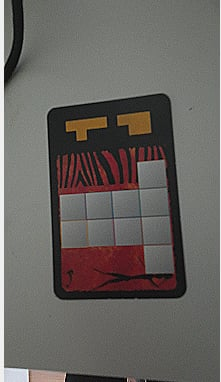
#> input picture Ubongo Card Solver using Computer Vision/codes/Images/another.jpeg, 221 x 382 px, given in place of the camera
$ python main.py
#> lines starting #> are read from the running program, lines starting #| are printed output that depends on the picture; after the words box and inside, x2 and y2 are one past the last pixel; in counts of white or black regions, pixels touching at a corner belong together
#> further down, frame is the input picture: shape (382, 221, 3); mean B, G, R 95.5, 99.3, 103.3
### Ubongo Card Solver using Computer Vision/codes/ImgPro.py
import cv2 as cv
import numpy as np
import random as rd
from matplotlib import pyplot as plt
import math

# average taken from blue.jpeg
RefAvgPi =  58.58403333333333
RefAvgPu =  88.80224444444445

FIXEDWIDTH = 400
FIXEDHEIGHT = 600
DebugMode = True
CANNY_THRESH = 115


def ContourDraw(width, height, contours):

    rd.seed(1384)

    # Get the moments
    mu = [None] * len(contours)
    for i in range(len(contours)):
        mu[i] = cv.moments(contours[i])
    # Get the mass centers
    mc = [None] * len(contours)
    for i in range(len(contours)):
        # add 1e-5 to avoid division by zeroRefAvgPi
        mc[i] = (mu[i]['m10'] / (mu[i]['m00'] + 1e-5), mu[i]['m01'] / (mu[i]['m00'] + 1e-5))
    ret = np.zeros((height, width, 3), dtype=np.uint8)
    for i in range(len(contours)):
        cv.drawContours(ret, contours, i, (rd.randrange(0, 255), rd.randrange(0, 255), rd.randrange(0, 255)), 2)
        cv.circle(ret, (int(mc[i][0]), int(mc[i][1])), 4, (rd.randrange(0, 255), rd.randrange(0, 255), rd.randrange(0, 255)), -1)

    # Print all contours
    # print("-------------------------------------")
    # for i in range(len(contours)):
    #     print(' * Contour[%d] - Area (M_00) = %.2f - Area OpenCV: %.2f - Length: %.2f' % (i, mu[i]['m00'],
    #                                                                                       cv.contourArea(contours[i]),
    #                                                                                       cv.arcLength(contours[i],
    #                                                                                                    True)))

    return ret

def Perpendicular(col, width, height):
#> called with width = 221, height = 382
    grey = cv.cvtColor(col, cv.COLOR_BGR2GRAY)
    canny_output = cv.Canny(grey, CANNY_THRESH, CANNY_THRESH * 2)
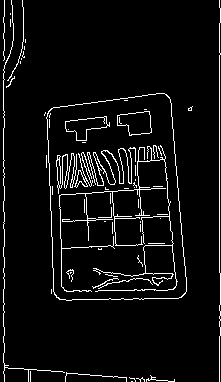
#> canny_output: shape (382, 221); 5.4% white in thin lines or dots
    # Return pair: (Contours, Hierarchy)
    contours,_ = cv.findContours(canny_output, cv.RETR_TREE, cv.CHAIN_APPROX_SIMPLE)
#> contours = 76 contours, 65 with area under 20; largest, box (x1, y1, x2, y2) and area: (46, 93, 187, 301) 25472, (46, 93, 187, 301) 25455, (117, 111, 152, 136) 592, (117, 111, 152, 136) 588, (65, 116, 110, 141) 538


    # POLYGON APPROXIMATION (GEMINI)-----------------------------------------------------------------------------------------------------------------
    # Calculate the perimeter (arc length)
    CardBound = contours[0]
#> CardBound = [[131, 381], [132, 381]]
    for i in range(len(contours)):
        if cv.contourArea(CardBound) < cv.contourArea(contours[i]): CardBound = contours[i]
#> this loop made 76 passes
#> after the loop, CardBound = contour of 122 points, box (x1, y1, x2, y2) (46, 93, 187, 301), area 25472
    perimeter = cv.arcLength(CardBound, True)
#> perimeter = 661

    # Approximate the contour to a polygon
    # The epsilon (0.02 * perimeter) determines the precision
    epsilon = 0.02 * perimeter
#> epsilon = 13.22
    approx = cv.approxPolyDP(CardBound, epsilon, True)
#> approx = [[166, 94], [48, 111], [59, 299], [185, 293]]

    # Check if the approximated polygon has 4 vertices
    if len(approx) == 4:
        corners = approx.reshape(4, 2)
#> corners = [[166, 94], [48, 111], [59, 299], [185, 293]]
    else:
        print("Cannot approximate")
        return -1


    # Draw contours
    if DebugMode == True:
        drawing = ContourDraw(width, height,  contours)
#> in ContourDraw, `mu = [None] * len(contours)`: mu = 76 items
#> the loop in ContourDraw, `for i in range(len(contours)):` made 76 passes
#> after the loop in ContourDraw, `for i in range(len(contours)):`: mc = 76 pairs, first value 0 to 189.7, second value 0 to 378.8
        drawing = cv.circle(drawing, (corners[0][0], corners[0][1]), 1, (0, 0, 255), 5)
#> drawing: shape (382, 221, 3); mean of channels 0, 1, 2 20.6, 22.1, 24.2
        drawing = cv.circle(drawing, (corners[1][0], corners[1][1]), 1, (0, 0, 255), 5)
#> drawing: shape (382, 221, 3); mean of channels 0, 1, 2 20.6, 22, 24.3
        drawing = cv.circle(drawing, (corners[2][0], corners[2][1]), 1, (0, 0, 255), 5)
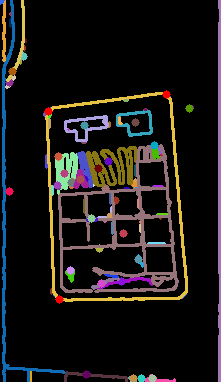
#> drawing: shape (382, 221, 3); mean of channels 0, 1, 2 20.6, 21.9, 24.4; drawn as B, G, R
        drawing = cv.circle(drawing, (corners[3][0], corners[3][1]), 1, (0, 0, 255), 5)
#> drawing: shape (382, 221, 3); 0.06% of pixels changed, all inside (x1, y1, x2, y2) = (181, 289, 190, 298)
        cv.imshow('Card Contour Points', drawing)
    # -----------------------------------------------------------------------------------------------------------------------------------------------
    # print(corners)

    rect = np.zeros((4, 2), dtype="float32")

    # New Method: Pick one corner, find the distance to other corners: closest->short vertice; furthest->diag
    dist_list = [np.sqrt((corners[0][0] - corners[i][0]) ** 2 + (corners[0][1] - corners[i][1]) ** 2) for i in range(1, 4)]
#> dist_list = [119.2, 231.2, 199.9]

    dist_arr = np.array(dist_list)
#> dist_arr = [119.2, 231.2, 199.9]
    sorted_indices = dist_arr.argsort()
#> sorted_indices = [0, 2, 1]
    # print(sorted_indices)

    rect[0] = corners[0]
    rect[1] = corners[sorted_indices[0] + 1]
    rect[2] = corners[sorted_indices[2] + 1]
    rect[3] = corners[sorted_indices[1] + 1]

    # # Old Method
    # s = corners.sum(axis=1)
    # rect[0] = corners[np.argmin(s)]
    # rect[2] = corners[np.argmax(s)]
    #
    # # 2. Difference of coordinates (y-x)
    # # Top-Right has smallest difference; Bottom-Left has largest difference
    # diff = np.diff(corners, axis=1)
    # rect[1] = corners[np.argmin(diff)]
    # rect[3] = corners[np.argmax(diff)]
    #
    # # drawing = cv.circle(drawing, (CardBound[2] + CardBound[0], CardBound[3] + CardBound[1]), 1, (0, 0, 255), 5)
    #
    # print("Old Method = ", rect)


    pts1 = np.array(rect).reshape(4, 2).astype(np.float32)
    pts2 = np.float32([[0, 0], [width, 0], [width, height], [0, height]])

    M = cv.getPerspectiveTransform(pts1, pts2)
#> M = [[-1.96, 0.187, 307.7], [0.326, 2.26, -266.6], [0.000585, 0.000294, 1]]

    return cv.warpPerspective(col, M, (width, height))
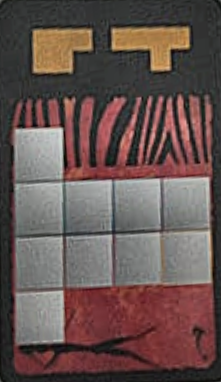
#> returned value: shape (382, 221, 3); mean of channels 0, 1, 2 80.6, 83.7, 102; drawn as B, G, R

def CardCut(img):
    # Sensor noise (pepper noise) removal
    img = cv.fastNlMeansDenoisingColored(img, None, 10, 10, 7, 21)
#> img: shape (600, 400, 3)

    # Analyse the histogram of the top 25% and the bottom 25%
    height, width, _ = img.shape
    imgGray = cv.cvtColor(img, cv.COLOR_BGR2GRAY)
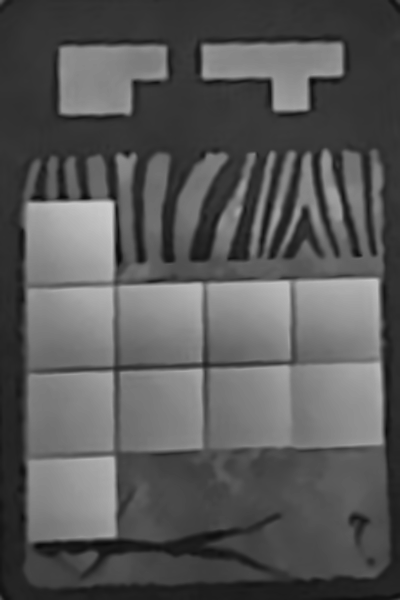
#> imgGray: shape (600, 400); min 7, max 206, mean 88.1
    top25_1D = imgGray[0:int(25 * height / 100), :].ravel()
    bot25_1D = imgGray[int(75 * height / 100):, :].ravel()

    # [17 lines of commented-out code are left out]
    if np.mean(top25_1D) > np.mean(bot25_1D):
        img = cv.flip(img, 0)
        # imgGray = cv.cvtColor(img, cv.COLOR_BGR2GRAY)
        print("Flipped")

    pieces = img[0:int(25 * height / 100), :]
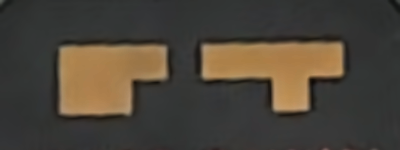
#> pieces: shape (150, 400, 3); mean of channels 0, 1, 2 57, 67.9, 75.5; drawn as B, G, R
    puzzle = img[int(25 * height / 100):, :]
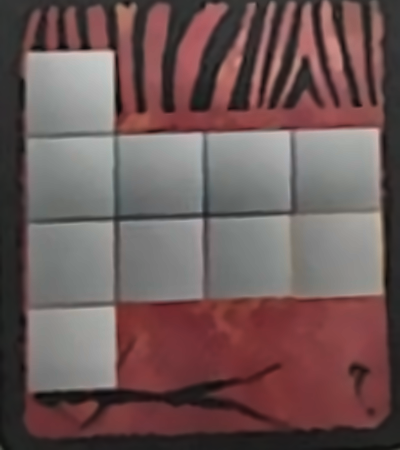
#> puzzle: shape (450, 400, 3); mean of channels 0, 1, 2 87.6, 88.2, 109.7; drawn as B, G, R


    return pieces, puzzle


    # Push the saturation of the images to the taken reference

    piecesHsv = cv.cvtColor(pieces, cv.COLOR_BGR2HSV)
    puzzleHsv = cv.cvtColor(puzzle, cv.COLOR_BGR2HSV)

    piecesMultiplier = RefAvgPi/np.mean(piecesHsv[:, :, 2])
    puzzleMultiplier = RefAvgPu/np.mean(puzzleHsv[:, :, 2])

    new_pieces_V = np.clip(piecesHsv[:, :, 2] * piecesMultiplier, 0, 255)
    new_puzzle_V = np.clip(puzzleHsv[:, :, 2] * puzzleMultiplier, 0, 255)

    piecesHsv[:, :, 2] = new_pieces_V
    puzzleHsv[:, :, 2] = new_puzzle_V

    piecesHsv = np.array(piecesHsv, dtype=np.uint8)
    puzzleHsv = np.array(puzzleHsv, dtype=np.uint8)


    retPi = cv.cvtColor(piecesHsv, cv.COLOR_HSV2BGR)
    retPu = cv.cvtColor(puzzleHsv, cv.COLOR_HSV2BGR)

    return retPi, retPu
    # return pieces, puzzle


# WORK IN PROGRESS ---------------------------------------------------------------------------------------------------
def GetPuzzle(img):
    sat_thres = 50
    erIt = 6            #Number of erosion using a 3x3 kernel

    h, w, _ = img.shape


    # Method: Static Threshold
    imgHSV = cv.cvtColor(img, cv.COLOR_BGR2HSV)
#> imgHSV: shape (450, 400, 3); mean H, S, V 62.8, 56.7, 110.5
    # Use pixel saturation to check for white pixels
    thres_mask = imgHSV[:, :, 1] > sat_thres
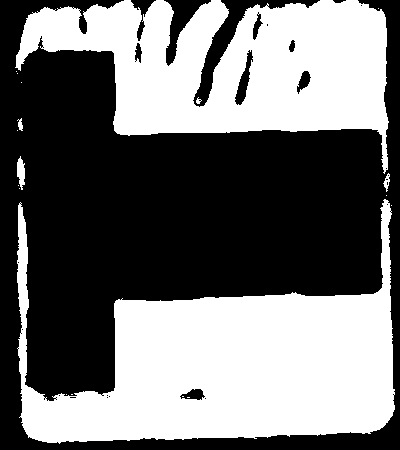
#> thres_mask: shape (450, 400) bool; 44.9% white; 19 white regions (13 under 20 px), largest, box (x1, y1, x2, y2) and area: (17, 199, 395, 444) 45153, (15, 0, 389, 174) 35351, (17, 156, 25, 190) 185, (383, 173, 390, 192) 62, (17, 118, 23, 131) 45, (196, 97, 202, 104) 22
    whitepix = img.copy()

    # set the color to black everywhere the saturation is above the threshold
    whitepix[thres_mask] = (0, 0, 0)
    # whitepix = cv.medianBlur(whitepix, 5)
    whitepix = cv.cvtColor(whitepix, cv.COLOR_BGR2GRAY)
#> whitepix: shape (450, 400)
#> (the rest of the program and of its run is left out)
